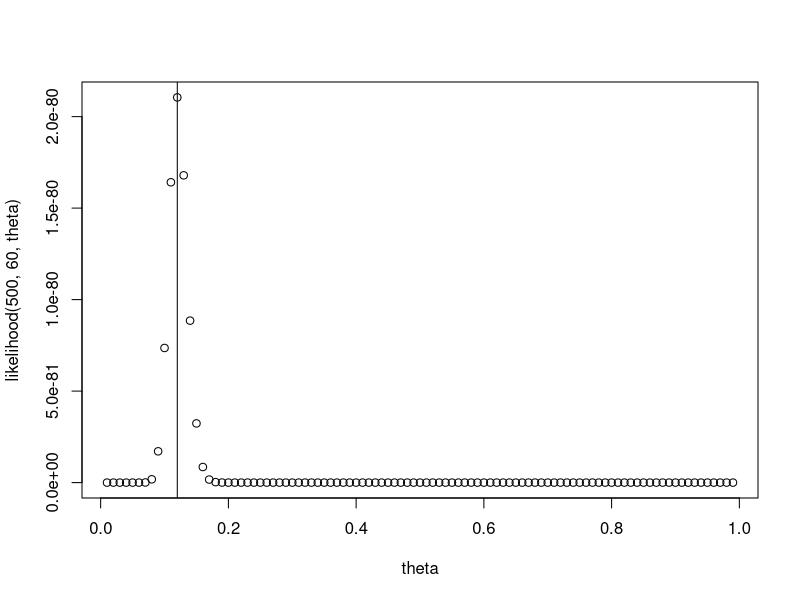
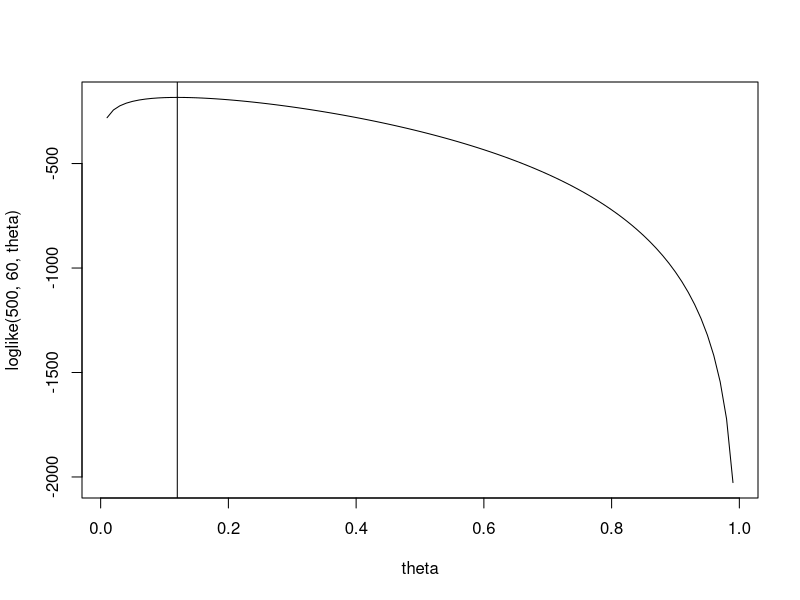

Write R code to recreate these figures, in order.
# Formulating a function for Bernoulli likelihood
# Plotting likelihoods for Bernoulli distribution
# Define a function to compute the likelihood
likelihood = function(n, y, theta) {
  return(theta^y * (1 - theta)^(n-y))
}

# Create a sequence of values of mortality rates
theta = seq(0.01, 0.99, 0.01) # This simulates a hypothetical situation

# Plot the above data and function
plot(theta, likelihood(500, 60, theta))
abline(v = (60/500)) # Likelihood is maximised at this point

# Define a function to compute log-likelihood
# Log likelihood is much easier and more stable to interpret
loglike = function(n, y, theta) {
  return(y * log(theta) + (n-y) * log(1 - theta))
}

# Plot the sequence against the log-likelihood of that sequence
plot(theta, loglike(500, 60, theta), type = "l")
abline(v = (60/500))
